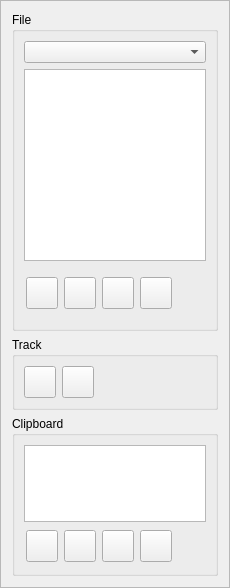
       <widget class="QFrame" name="frame_2">
        <property name="minimumSize">
         <size>
          <width>180</width>
          <height>0</height>
         </size>
        </property>
        <property name="maximumSize">
         <size>
          <width>230</width>
          <height>16777215</height>
         </size>
        </property>
        <property name="frameShape">
         <enum>QFrame::StyledPanel</enum>
        </property>
        <property name="frameShadow">
         <enum>QFrame::Raised</enum>
        </property>
        <layout class="QVBoxLayout" name="verticalLayout_2">
         <item>
          <widget class="QGroupBox" name="groupBox">
           <property name="maximumSize">
            <size>
             <width>16777215</width>
             <height>16777215</height>
            </size>
           </property>
           <property name="title">
            <string>File</string>
           </property>
           <layout class="QVBoxLayout" name="verticalLayout_7">
            <item>
             <widget class="QComboBox" name="comboBox_Filter">
              <property name="editable">
               <bool>false</bool>
              </property>
              <property name="insertPolicy">
               <enum>QComboBox::InsertAlphabetically</enum>
              </property>
             </widget>
            </item>
            <item>
             <widget class="QListWidget" name="listFile">
              <property name="minimumSize">
               <size>
                <width>0</width>
                <height>0</height>
               </size>
              </property>
              <property name="maximumSize">
               <size>
                <width>16777215</width>
                <height>16777215</height>
               </size>
              </property>
              <property name="sortingEnabled">
               <bool>true</bool>
              </property>
             </widget>
            </item>
            <item>
             <layout class="QHBoxLayout" name="horizontalLayout_12">
              <property name="leftMargin">
               <number>2</number>
              </property>
              <property name="topMargin">
               <number>2</number>
              </property>
              <property name="rightMargin">
               <number>2</number>
              </property>
              <property name="bottomMargin">
               <number>2</number>
              </property>
              <item>
               <widget class="QPushButton" name="btnEditFile">
                <property name="minimumSize">
                 <size>
                  <width>32</width>
                  <height>32</height>
                 </size>
                </property>
                <property name="maximumSize">
                 <size>
                  <width>16777215</width>
                  <height>16777215</height>
                 </size>
                </property>
                <property name="icon">
                 <iconset resource="icons.qrc">
                  <normaloff>:/icons/edit.png</normaloff>:/icons/edit.png</iconset>
                </property>
                <property name="iconSize">
                 <size>
                  <width>24</width>
                  <height>24</height>
                 </size>
                </property>
               </widget>
              </item>
              <item>
               <widget class="QPushButton" name="btnCopyToClipboard">
                <property name="minimumSize">
                 <size>
                  <width>32</width>
                  <height>32</height>
                 </size>
                </property>
                <property name="maximumSize">
                 <size>
                  <width>32</width>
                  <height>32</height>
                 </size>
                </property>
                <property name="text">
                 <string/>
                </property>
                <property name="icon">
                 <iconset resource="icons.qrc">
                  <normaloff>:/icons/copy.png</normaloff>:/icons/copy.png</iconset>
                </property>
                <property name="iconSize">
                 <size>
                  <width>24</width>
                  <height>24</height>
                 </size>
                </property>
               </widget>
              </item>
              <item>
               <widget class="QPushButton" name="btnUp">
                <property name="minimumSize">
                 <size>
                  <width>32</width>
                  <height>32</height>
                 </size>
                </property>
                <property name="maximumSize">
                 <size>
                  <width>32</width>
                  <height>32</height>
                 </size>
                </property>
                <property name="text">
                 <string/>
                </property>
                <property name="icon">
                 <iconset resource="icons.qrc">
                  <normaloff>:/icons/up.png</normaloff>:/icons/up.png</iconset>
                </property>
                <property name="iconSize">
                 <size>
                  <width>24</width>
                  <height>24</height>
                 </size>
                </property>
               </widget>
              </item>
              <item>
               <widget class="QPushButton" name="btnDown">
                <property name="minimumSize">
                 <size>
                  <width>32</width>
                  <height>32</height>
                 </size>
                </property>
                <property name="maximumSize">
                 <size>
                  <width>32</width>
                  <height>32</height>
                 </size>
                </property>
                <property name="text">
                 <string/>
                </property>
                <property name="icon">
                 <iconset resource="icons.qrc">
                  <normaloff>:/icons/down.png</normaloff>:/icons/down.png</iconset>
                </property>
                <property name="iconSize">
                 <size>
                  <width>24</width>
                  <height>24</height>
                 </size>
                </property>
               </widget>
              </item>
              <item>
               <spacer name="horizontalSpacer">
                <property name="orientation">
                 <enum>Qt::Horizontal</enum>
                </property>
                <property name="sizeHint" stdset="0">
                 <size>
                  <width>40</width>
                  <height>48</height>
                 </size>
                </property>
               </spacer>
              </item>
             </layout>
            </item>
           </layout>
          </widget>
         </item>
         <item>
          <widget class="QGroupBox" name="groupBox_3">
           <property name="title">
            <string>Track</string>
           </property>
           <layout class="QHBoxLayout" name="horizontalLayout_7">
            <item>
             <widget class="QPushButton" name="NewTrackPoint">
              <property name="minimumSize">
               <size>
                <width>32</width>
                <height>32</height>
               </size>
              </property>
              <property name="maximumSize">
               <size>
                <width>32</width>
                <height>32</height>
               </size>
              </property>
              <property name="text">
               <string/>
              </property>
              <property name="icon">
               <iconset resource="icons.qrc">
                <normaloff>:/icons/new.png</normaloff>:/icons/new.png</iconset>
              </property>
              <property name="iconSize">
               <size>
                <width>24</width>
                <height>24</height>
               </size>
              </property>
             </widget>
            </item>
            <item>
             <widget class="QPushButton" name="DeleteTrackPoint">
              <property name="minimumSize">
               <size>
                <width>32</width>
                <height>32</height>
               </size>
              </property>
              <property name="maximumSize">
               <size>
                <width>32</width>
                <height>32</height>
               </size>
              </property>
              <property name="text">
               <string/>
              </property>
              <property name="icon">
               <iconset resource="icons.qrc">
                <normaloff>:/icons/delete.png</normaloff>:/icons/delete.png</iconset>
              </property>
              <property name="iconSize">
               <size>
                <width>24</width>
                <height>24</height>
               </size>
              </property>
             </widget>
            </item>
            <item>
             <spacer name="horizontalSpacer_3">
              <property name="orientation">
               <enum>Qt::Horizontal</enum>
              </property>
              <property name="sizeHint" stdset="0">
               <size>
                <width>40</width>
                <height>20</height>
               </size>
              </property>
             </spacer>
            </item>
           </layout>
          </widget>
         </item>
         <item>
          <widget class="QGroupBox" name="groupBox_2">
           <property name="maximumSize">
            <size>
             <width>16777215</width>
             <height>160</height>
            </size>
           </property>
           <property name="title">
            <string>Clipboard</string>
           </property>
           <layout class="QVBoxLayout" name="verticalLayout_8">
            <item>
             <widget class="QListWidget" name="listWorking">
              <property name="minimumSize">
               <size>
                <width>0</width>
                <height>0</height>
               </size>
              </property>
              <property name="maximumSize">
               <size>
                <width>16777215</width>
                <height>16777215</height>
               </size>
              </property>
              <property name="sortingEnabled">
               <bool>true</bool>
              </property>
             </widget>
            </item>
            <item>
             <layout class="QHBoxLayout" name="horizontalLayout_11">
              <property name="spacing">
               <number>6</number>
              </property>
              <property name="leftMargin">
               <number>2</number>
              </property>
              <property name="topMargin">
               <number>2</number>
              </property>
              <property name="rightMargin">
               <number>2</number>
              </property>
              <property name="bottomMargin">
               <number>2</number>
              </property>
              <item>
               <widget class="QPushButton" name="btnNew">
                <property name="minimumSize">
                 <size>
                  <width>32</width>
                  <height>32</height>
                 </size>
                </property>
                <property name="maximumSize">
                 <size>
                  <width>16777215</width>
                  <height>16777215</height>
                 </size>
                </property>
                <property name="text">
                 <string/>
                </property>
                <property name="icon">
                 <iconset resource="icons.qrc">
                  <normaloff>:/icons/new.png</normaloff>:/icons/new.png</iconset>
                </property>
                <property name="iconSize">
                 <size>
                  <width>24</width>
                  <height>24</height>
                 </size>
                </property>
               </widget>
              </item>
              <item>
               <widget class="QPushButton" name="btnStore">
                <property name="minimumSize">
                 <size>
                  <width>32</width>
                  <height>32</height>
                 </size>
                </property>
                <property name="maximumSize">
                 <size>
                  <width>16777215</width>
                  <height>16777215</height>
                 </size>
                </property>
                <property name="toolTip">
                 <string extracomment="tt"/>
                </property>
                <property name="statusTip">
                 <string extracomment="st"/>
                </property>
                <property name="whatsThis">
                 <string extracomment="wt"/>
                </property>
                <property name="text">
                 <string/>
                </property>
                <property name="icon">
                 <iconset resource="icons.qrc">
                  <normaloff>:/icons/done.png</normaloff>:/icons/done.png</iconset>
                </property>
                <property name="iconSize">
                 <size>
                  <width>24</width>
                  <height>24</height>
                 </size>
                </property>
               </widget>
              </item>
              <item>
               <widget class="QPushButton" name="btnDuplicate">
                <property name="minimumSize">
                 <size>
                  <width>32</width>
                  <height>32</height>
                 </size>
                </property>
                <property name="maximumSize">
                 <size>
                  <width>16777215</width>
                  <height>16777215</height>
                 </size>
                </property>
                <property name="text">
                 <string/>
                </property>
                <property name="icon">
                 <iconset resource="icons.qrc">
                  <normaloff>:/icons/copy.png</normaloff>:/icons/copy.png</iconset>
                </property>
                <property name="iconSize">
                 <size>
                  <width>24</width>
                  <height>24</height>
                 </size>
                </property>
               </widget>
              </item>
              <item>
               <widget class="QPushButton" name="btnDelete">
                <property name="minimumSize">
                 <size>
                  <width>32</width>
                  <height>32</height>
                 </size>
                </property>
                <property name="maximumSize">
                 <size>
                  <width>16777215</width>
                  <height>16777215</height>
                 </size>
                </property>
                <property name="text">
                 <string/>
                </property>
                <property name="icon">
                 <iconset resource="icons.qrc">
                  <normaloff>:/icons/delete.png</normaloff>:/icons/delete.png</iconset>
                </property>
                <property name="iconSize">
                 <size>
                  <width>24</width>
                  <height>24</height>
                 </size>
                </property>
               </widget>
              </item>
              <item>
               <spacer name="horizontalSpacer_2">
                <property name="orientation">
                 <enum>Qt::Horizontal</enum>
                </property>
                <property name="sizeHint" stdset="0">
                 <size>
                  <width>40</width>
                  <height>20</height>
                 </size>
                </property>
               </spacer>
              </item>
             </layout>
            </item>
           </layout>
          </widget>
         </item>
        </layout>
       </widget>
